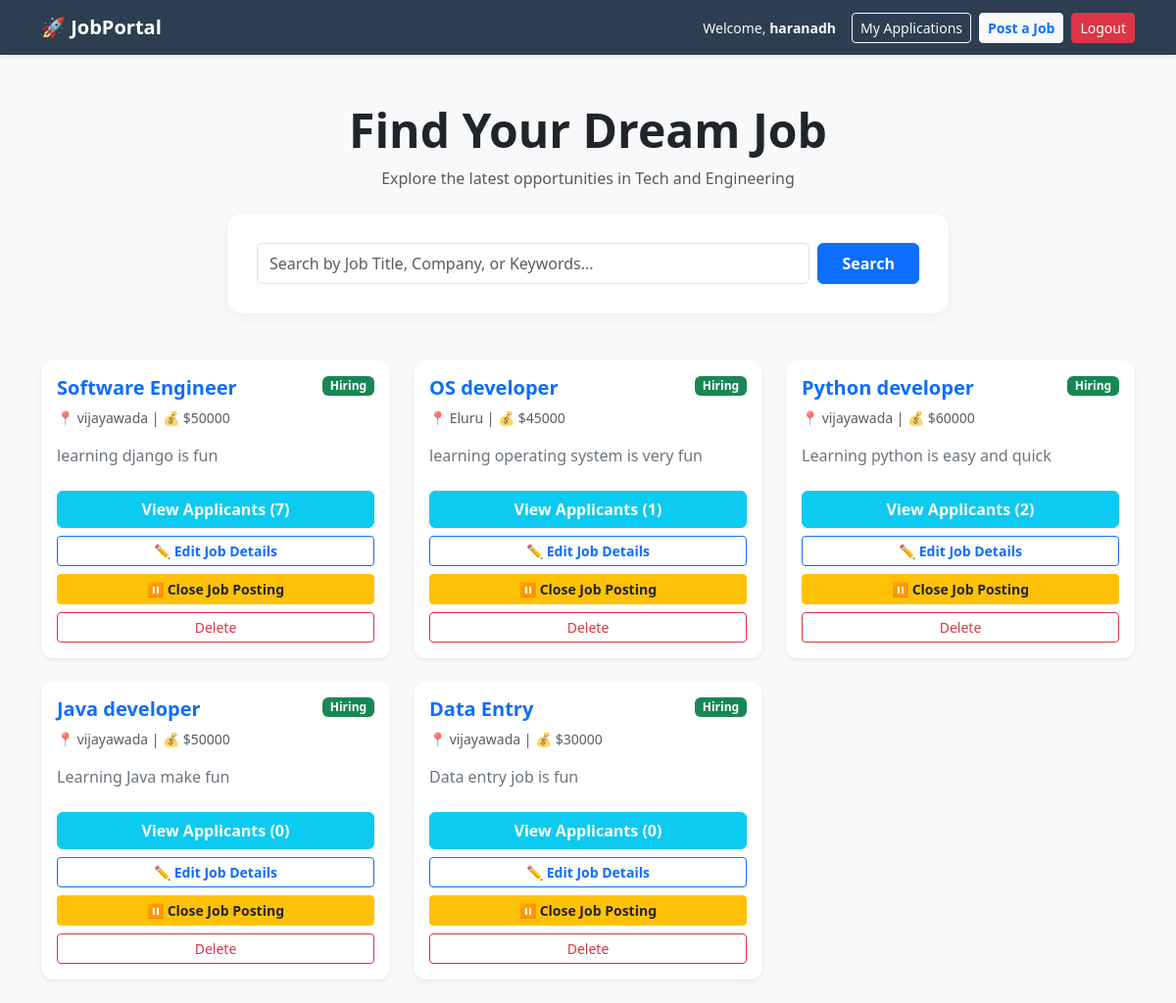
Screenshot of / (signed in) with the database file from the repository.
### jobs/models.py (models this page shows, shortened)
class Job(models.Model):
    employer = models.ForeignKey(User, on_delete=models.CASCADE)
    title = models.CharField(max_length=200)
    description = models.TextField()
    location = models.CharField(max_length=100)
    salary = models.PositiveIntegerField()
    created_at = models.DateTimeField(auto_now_add=True)
    is_active = models.BooleanField(default=True)

### jobs/views.py (the view)
# urls.py: path('', job_list, name='home'), # This makes it the home page
def job_list(request):
    query = request.GET.get('search')
    if query:
        jobs = Job.objects.filter(title__icontains=query)
    else:
        jobs = Job.objects.all()
    return render(request, 'jobs/job_list.html', {'jobs': jobs})

### jobs/templates/jobs/job_list.html (shortened to what this page needs)
<!DOCTYPE html>
<html lang="en">
<head>
    <link href="https://cdn.jsdelivr.net/npm/bootstrap@5.3.0/dist/css/bootstrap.min.css" rel="stylesheet">
</head>
<body>
    <nav class="navbar navbar-expand-lg navbar-dark mb-4 shadow-sm">
        <div class="container">
            <a class="navbar-brand fw-bold" href="{% url 'home' %}">🚀 JobPortal</a>
            <div class="ms-auto d-flex align-items-center">
                {% if user.is_authenticated %}
                    <span class="text-light me-3 small d-none d-md-inline">Welcome, <strong>{{ user.username }}</strong></span>
                    <a href="{% url 'my_applications' %}" class="btn btn-outline-light btn-sm me-2">My Applications</a>
                    <a href="{% url 'post_job' %}" class="btn btn-light btn-sm me-2 text-primary fw-bold">Post a Job</a>
                    <form action="{% url 'logout' %}" method="post" class="d-inline">
                        <button type="submit" class="btn btn-danger btn-sm">Logout</button>
                    </form>
                {% else %}
                    <a href="{% url 'login' %}" class="btn btn-outline-light btn-sm me-2">Login</a>
                    <a href="{% url 'register' %}" class="btn btn-primary btn-sm">Register</a>
                {% endif %}
            </div>
        </div>
    </nav>
    <div class="container">
        <div class="text-center mb-5 mt-5">
            <h1 class="display-5 fw-bold text-dark">Find Your Dream Job</h1>
            <p class="text-muted">Explore the latest opportunities in Tech and Engineering</p>
            <div class="row justify-content-center mt-4">
                <div class="col-md-8">
                    <div class="search-container">
                        <form method="GET" action="{% url 'home' %}" class="d-flex">
                            <input name="search" class="form-control me-2 py-2" type="search" placeholder="Search by Job Title, Company, or Keywords..." value="{{ request.GET.search }}">
                            <button class="btn btn-primary px-4 fw-bold" type="submit">Search</button>
                        </form>
                    </div>
                </div>
            </div>
        </div>
        <div class="row">
            {% for job in jobs %}
            <div class="col-md-6 col-lg-4 mb-4">
                <div class="card job-card shadow-sm h-100">
                    <div class="card-body d-flex flex-column">
                        <div class="d-flex justify-content-between align-items-start mb-2">
                            <h5 class="card-title fw-bold text-primary mb-0">{{ job.title }}</h5>
                            {% if job.is_active %}
                                <span class="badge bg-success">Hiring</span>
                            {% else %}
                                <span class="badge bg-secondary">Closed</span>
                            {% endif %}
                        </div>
                        <p class="text-muted small mb-3">
                             📍 {{ job.location }} |
                             💰 ${{ job.salary }}
                        </p>
                        <p class="card-text text-secondary mb-4">{{ job.description|truncatewords:20 }}</p>
                        <div class="mt-auto">
                            {% if user.is_authenticated %}
                                {% if job.employer == user or user.is_staff %}
                                    <div class="d-grid gap-2">
                                        <a href="{% url 'view_applicants' job.id %}" class="btn btn-info text-white fw-bold">
                                            View Applicants ({{ job.application_set.count }})
                                        </a>
                                        <a href="{% url 'edit_job' job.id %}" class="btn btn-outline-primary btn-sm fw-bold">
                                            ✏️ Edit Job Details
                                        </a>
                                        <a href="{% url 'toggle_job_status' job.id %}" class="btn {% if job.is_active %}btn-warning text-dark{% else %}btn-success{% endif %} btn-sm fw-bold">
                                            {% if job.is_active %} ⏸ Close Job Posting {% else %} ▶ Re-open Job Posting {% endif %}
                                        </a>
                                        <a href="{% url 'delete_job' job.id %}" class="btn btn-outline-danger btn-sm">Delete</a>
                                    </div>
                                {% else %}
                                    {% if job.is_active %}
                                        <a href="{% url 'apply_job' job.id %}" class="btn btn-apply w-100 shadow-sm">Apply Now</a>
                                    {% else %}
                                        <button class="btn btn-secondary w-100" disabled>Applications Closed</button>
                                    {% endif %}
                                {% endif %}
                            {% else %}
                                <a href="{% url 'login' %}" class="btn btn-outline-secondary w-100">Login to Apply</a>
                            {% endif %}
                        </div>
                    </div>
                </div>
            </div>
            {% empty %}
                <div class="col-12 text-center py-5">
                    <h3 class="text-muted">No jobs found matching your search.</h3>
                    <a href="{% url 'home' %}" class="btn btn-link">View All Jobs</a>
                </div>
            {% endfor %}
        </div>
    </div>
</body>
</html>

### jobs/templates/jobs/job_list.html (style rules this page uses)
body { background-color: #f8f9fa; }
.navbar { background-color: #2c3e50; }
.job-card { border: none; transition: transform 0.2s; border-radius: 12px; }
.search-container { background: white; padding: 30px; border-radius: 15px; box-shadow: 0 4px 12px rgba(0,0,0,0.05); }

### rows the page displays
Job: title "Software Engineer", is_active "Hiring", location "vijayawada", salary "50000", description "learning django is fun", application_set.count "7"
Job: title "OS developer", is_active "Hiring", location "Eluru", salary "45000", description "learning operating system is very fun", application_set.count "1"
Job: title "Python developer", is_active "Hiring", location "vijayawada", salary "60000", description "Learning python is easy and quick", application_set.count "2"
Job: title "Java developer", is_active "Hiring", location "vijayawada", salary "50000", description "Learning Java make fun", application_set.count "0"
Job: title "Data Entry", is_active "Hiring", location "vijayawada", salary "30000", description "Data entry job is fun", application_set.count "0"

### other values shown
{{ user.username }} "haranadh"
